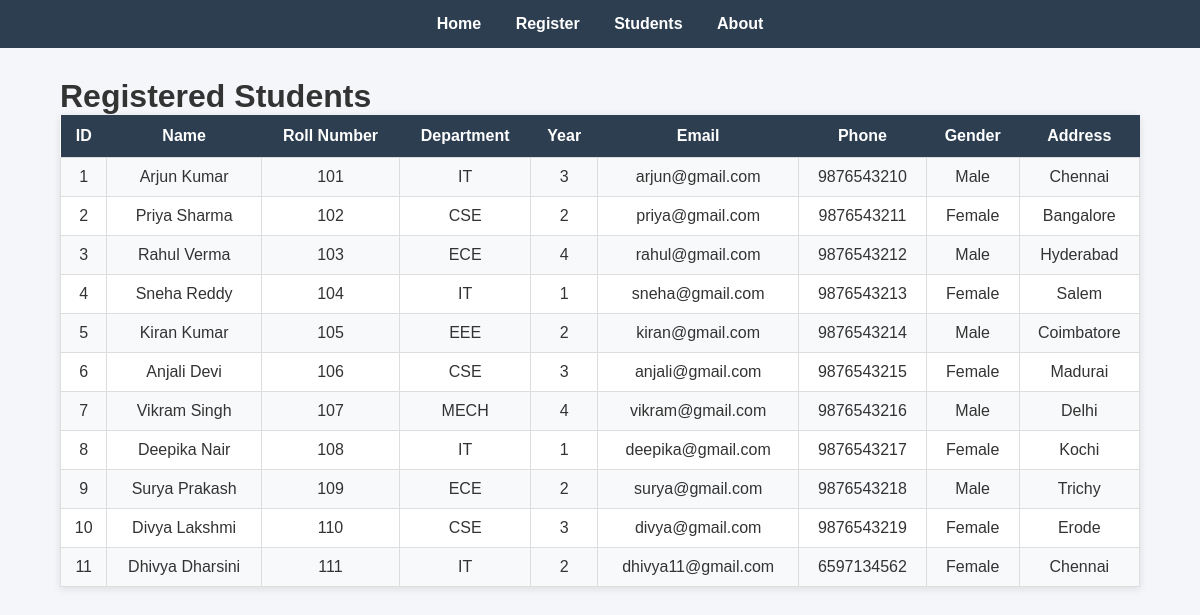
Before: /students with the older database file.
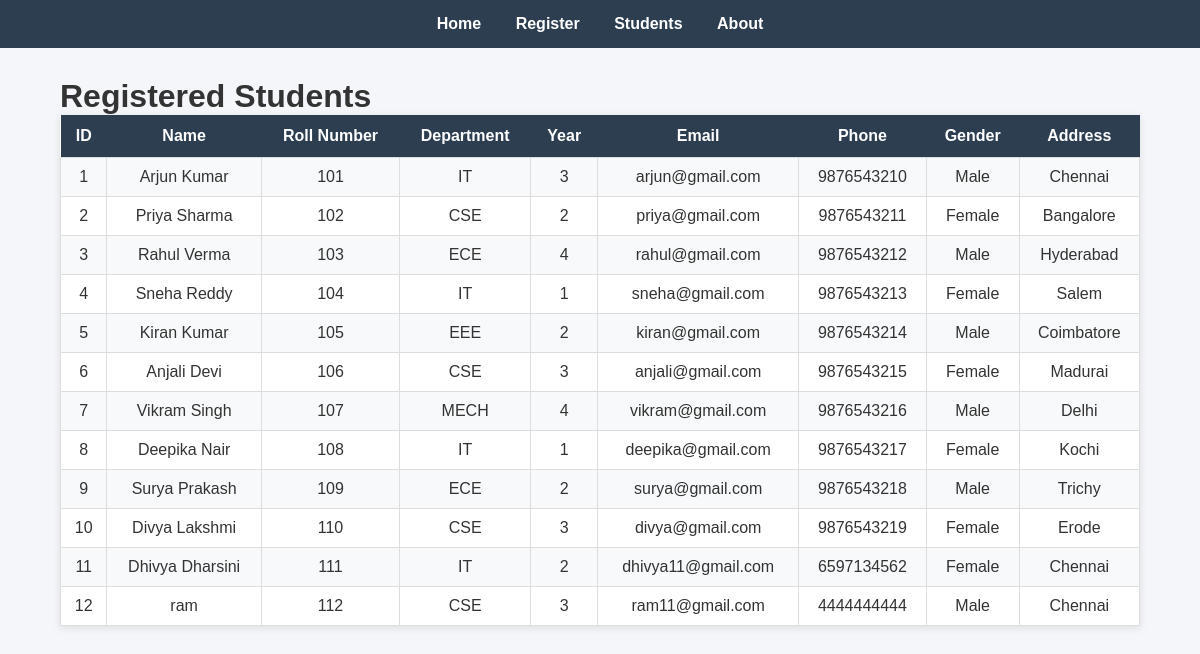
After: the same page with the newer database file.
### tables this page shows
CREATE TABLE students (
    id INTEGER PRIMARY KEY AUTOINCREMENT,
    name TEXT NOT NULL,
    roll_number TEXT NOT NULL,
    department TEXT NOT NULL,
    year TEXT NOT NULL,
    email TEXT NOT NULL,
    phone TEXT NOT NULL,
    gender TEXT NOT NULL,
    address TEXT NOT NULL
);

### Student Registration System/app.py (the view)
@app.route('/students')
def students():
    conn = sqlite3.connect('students.db')
    cursor = conn.cursor()
    cursor.execute("SELECT * FROM students")
    students_data = cursor.fetchall()
    conn.close()
    return render_template(
        'students.html',
        students=students_data
    )

### Student Registration System/templates/students.html (shortened to what this page needs)
<!DOCTYPE html>
<html>
<head>
    <link rel="stylesheet" href="{{ url_for('static', filename='css/style.css') }}">
</head>
<body>
<nav>
    <a href="/">Home</a>
    <a href="/register">Register</a>
    <a href="/students">Students</a>
    <a href="/about">About</a>
</nav>
<div class="container">
    <h1>Registered Students</h1>
    <table>
        <tr>
            <th>ID</th>
            <th>Name</th>
            <th>Roll Number</th>
            <th>Department</th>
            <th>Year</th>
            <th>Email</th>
            <th>Phone</th>
            <th>Gender</th>
            <th>Address</th>
        </tr>
        {% for student in students %}
        <tr>
            <td>{{ student[0] }}</td>
            <td>{{ student[1] }}</td>
            <td>{{ student[2] }}</td>
            <td>{{ student[3] }}</td>
            <td>{{ student[4] }}</td>
            <td>{{ student[5] }}</td>
            <td>{{ student[6] }}</td>
            <td>{{ student[7] }}</td>
            <td>{{ student[8] }}</td>
        </tr>
        {% endfor %}
    </table>
</div>
</body>
</html>

### Student Registration System/static/css/style.css (style rules this page uses)
* { margin:0; padding:0; box-sizing:border-box; font-family: Arial, sans-serif; }
body { background:#f4f6f9; color:#333; }
nav { background:#2c3e50; padding:15px; text-align:center; }
nav a { color:white; text-decoration:none; margin:0 15px; font-weight:bold; transition:0.3s; }
.container { width:90%; max-width:1200px; margin:30px auto; }
table { width:100%; border-collapse:collapse; background:white; box-shadow:0 2px 8px rgba(0,0,0,0.1); }
table th { background:#2c3e50; color:white; padding:12px; }
table td { padding:10px; border:1px solid #ddd; text-align:center; }
table tr:nth-child(even) { background:#f8f9fa; }

Changed rows visible on the page:
added students: id "12", name "ram", roll_number "112", department "CSE", year "3", email "ram11@gmail.com", phone "4444444444", gender "Male", address "Chennai"
